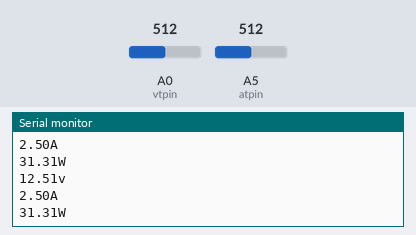
A sketch run on a simulated Arduino Uno, built with avr-gcc and run on an emulated ATmega328P. Shown: the last lines printed to the serial monitor. Inputs (shaded band) come from the test bench; at power-on: A0 (vtpin) = 512, A5 (atpin) = 512.

Above: at 3.8 s.
3.9 s: A0 (vtpin) set to 716
At 7.1 s:
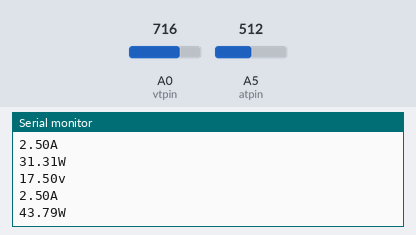
7.8 s: A5 (atpin) set to 716
At 9.4 s:
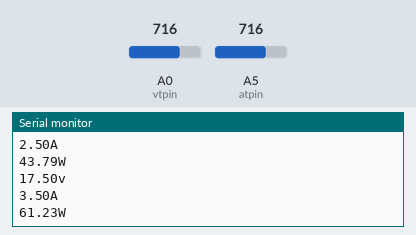
11.7 s: A0 (vtpin) set to 900
At 12.9 s:
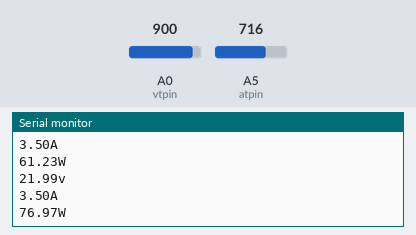
15.6 s: A5 (atpin) set to 900
At 18.8 s:
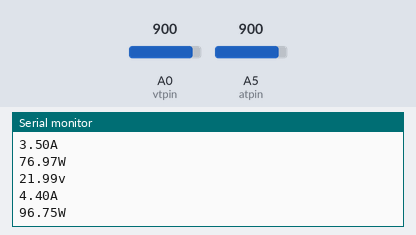
Timing chart, 0 to 20.3 s (numbered marks = the images above; inputs shaded):
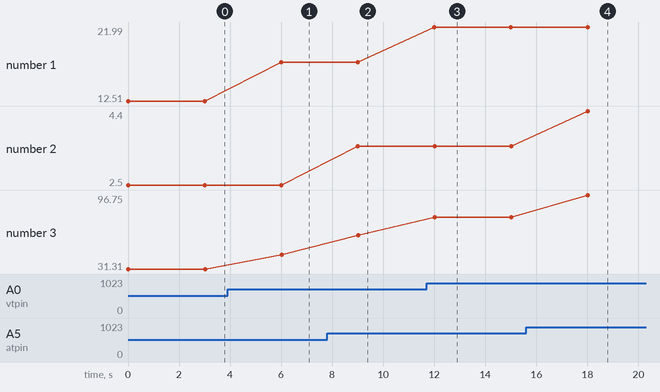

Measured:
- after the input at 3.9 s, the serial monitor: prints a new line after 2.1 s (image 1)
- after the input at 7.8 s, the serial monitor: prints a new line after 1.2 s (image 2)
- after the input at 11.7 s, the serial monitor: prints a new line after 0.31 s (image 3)
- after the input at 15.6 s, the serial monitor: prints a new line after 2.4 s (image 4)
- plotted number 1: 12.51 → 17.5 after the input at 3.9 s, 17.5 → 21.99 after the input at 11.7 s
- plotted number 2: 2.5 → 3.5 after the input at 7.8 s, 3.5 → 4.4 after the input at 15.6 s
- plotted number 3: 31.31 → 43.79 after the input at 3.9 s, 43.79 → 61.23 after the input at 7.8 s, 61.23 → 76.97 after the input at 11.7 s, 76.97 → 96.75 after the input at 15.6 s

The sketch:

01.ino
```cpp
#define vtpin A0

#define atpin A5

#define Arduino_Voltage 5.0


void setup() {

 pinMode(vtpin, INPUT);

 pinMode(atpin, INPUT);

 Serial.begin(9600);


}


void loop() {

int v = analogRead(vtpin);

int a = analogRead(atpin);


double voltage = v * (Arduino_Voltage / 1023.0) * 5;

double current = a * (Arduino_Voltage / 1023.0);

double watts = current * voltage;


Serial.print(voltage);

Serial.println('v');

Serial.print(current);

Serial.println('A');

Serial.print(watts);

Serial.println('W');


 delay(3000);

}
```
